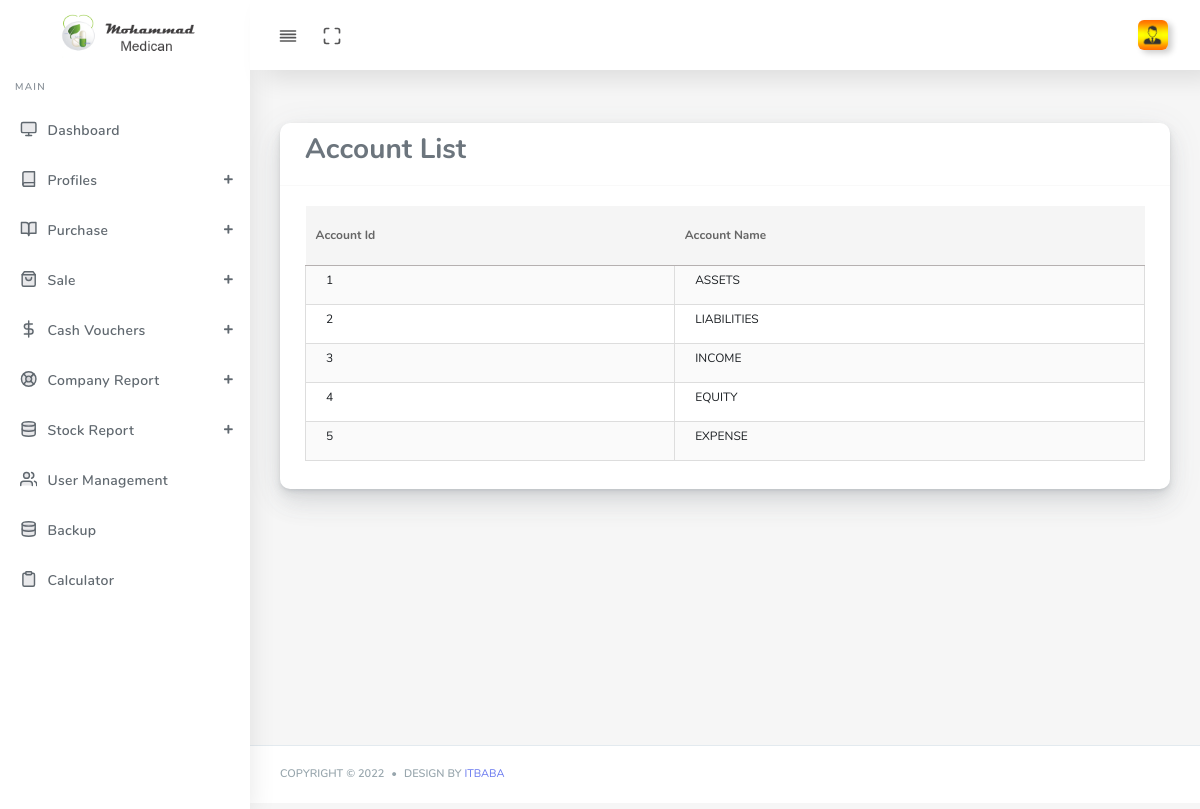
The app's page /account-list.php (signed in) with its own data.
### tables this page shows
CREATE TABLE IF NOT EXISTS `account` (
  `acid` tinyint(4) NOT NULL AUTO_INCREMENT,
  `account_name` varchar(11) DEFAULT NULL,
  `status` tinyint(4) DEFAULT NULL,
  PRIMARY KEY (`acid`)
);

### secure.php (called while the page is built, shortened)
<?php
$currentuser=$_SESSION['karlu-user'];
if(!empty($currentuser))
{
$currentpage=basename($_SERVER['PHP_SELF']);
include "db.php";
$row=$dbpdo->query("select pageid from pages where pagelink='$currentpage'")->fetch(PDO::FETCH_NUM);
}
else
{
    session_start();
session_unset();
session_destroy();
    header("location:index.php");
}
?>

### account-list.php (the view, shortened to what this page needs)
<?php
include "secure.php";
include "include/header.php";
?>
</head>
<body >
  <?php include "include/menu.php"; ?>
      <div class="main-content">
        <section class="section">
          <div class="section-body">
            <div class="row">
              <div class="col-12">
                <div class="card">
                  <div class="card-header">
                    <h3>Account List</h3>
                  </div>
                  <div class="card-body">
                    <div class="table-responsive">
<table class="table table-striped table-hover text-dark mb-2" id="user_data" style="width:100%;">
<thead>
<tr>
<th >Account Id</th>
<th >Account Name</th>
</tr>
</thead>
<tbody>
<?php
include "db.php";
$db=$dbpdo->query('select database()')->fetchColumn();
$q="SELECT `COLUMN_NAME`
FROM `INFORMATION_SCHEMA`.`COLUMNS`
WHERE `TABLE_SCHEMA`='$db'
    AND `TABLE_NAME`='account'";
   $f=$dbpdo->query($q)->fetchAll();
    $i=0;
   foreach($f  as $rows)
   {
  $row[$i]=$rows[0];
  $i++;
      }
    $columns = array($row[0],$row[1]);
  $q2="select ";
  foreach($columns as $c)
  $q2.=$c.",";
  $q2=rtrim($q2,',');
  $q2.=" from `account` ";
  $count=count($columns);
$fetch=$dbpdo->query($q2)->fetchAll();
echo "<tr>";
foreach($fetch as $row)
{
 for($i=0;$i<$count;$i++)
 echo  '<td>'.$row[$i].'</td>';
echo "</tr>";
}
?>
  </tbody>
 </table>
               </div>
            </div></div>
            </div>
              </div>
            </div>
          </div>
     <?php include "include/footer.php";?>

### include/header.php (style rules this page uses)
#user_data { font-size:13px !important; color: #191d21 !important }
#user_data tr td { height: 0px; font-size: 12px; padding: 5px 5px 15px 20px; border: 1px solid #ddd !important; }
th { background-image: linear-gradient(#8ea0a0,#a9e0e2); border: 0px solid #333 !important; color: #583517; border-bottom: 1px solid #b5b0b0 !important; background: #ddd; font-size: 12px; }
thead { margin-bottom:5px; }

### records on screen
account: acid "1", account_name "ASSETS"
account: acid "2", account_name "LIABILITIES"
account: acid "3", account_name "INCOME"
account: acid "4", account_name "EQUITY"
account: acid "5", account_name "EXPENSE"
